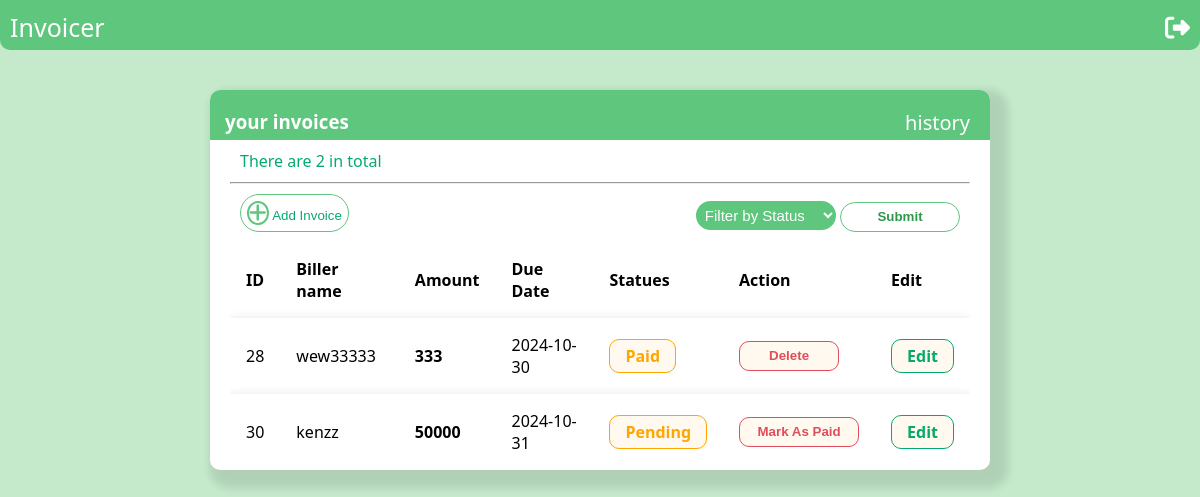
The page /invoices/list (signed in) on the database as committed earlier.
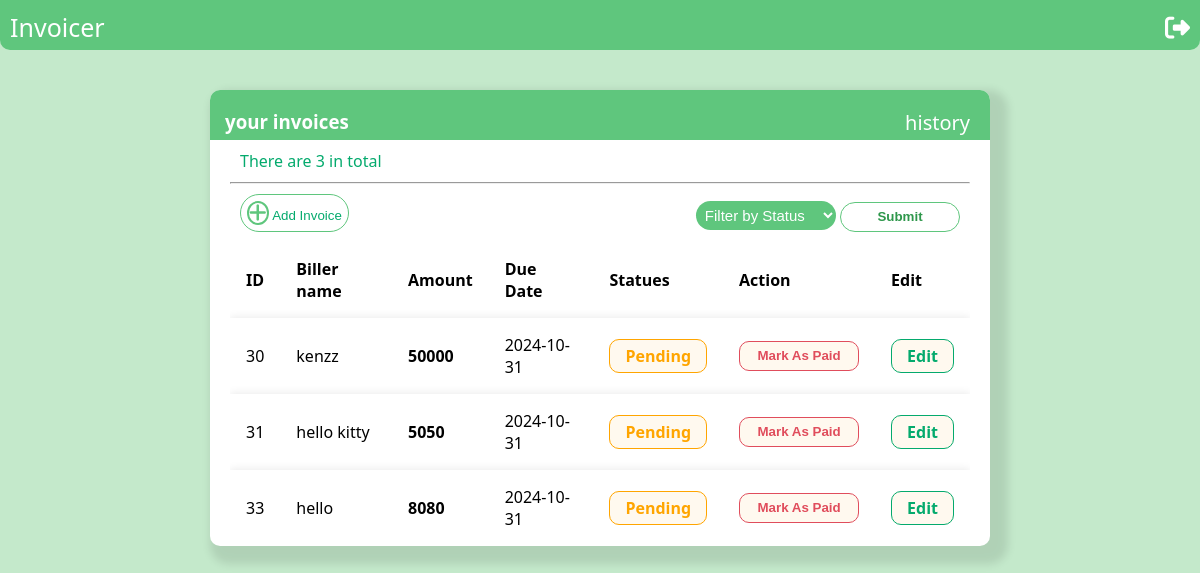
The same page on the database as committed later.
### app/models/invoice.py (models this page shows, shortened)
class Invoice(db.Model):
    id= db.Column(db.Integer, primary_key=True)
    issuer=db.Column(db.String(100), nullable=False)
    status=db.Column(db.String(100), nullable=False)
    amount=db.Column(db.Integer, nullable=False)
    date_issued=db.Column(db.Date, nullable=False)
    due_date=db.Column(db.Date, nullable=False)
    user_id=db.Column(db.Integer, db.ForeignKey(Users.id))

### app/invoices/routes.py (the view)
@invoices_bp.route('/list', methods=['GET'])
@login_required
def list():
   status_arg = request.args.get('status')
   if status_arg is None:
      invoices = Invoice.query.filter_by(user_id=current_user.id)
   else:
      invoices = Invoice.query.filter(and_(Invoice.user_id == current_user.id , Invoice.status == status_arg))
   return render_template('homePage.html', invoices=invoices)

### app/models/users.py (called while the page is built)
@login_manager.user_loader
def load_user(user_id):
    return Users.query.get(user_id)

### app/templates/homePage.html (shortened to what this page needs)
<!DOCTYPE html>
<html lang="en">
  <head>
    <link rel="stylesheet" href="../static/style.css" />
    <link
      rel="stylesheet"
      href="https://cdnjs.cloudflare.com/ajax/libs/font-awesome/6.6.0/css/all.min.css"
    />
  </head>
  <body>
    <div class="mainPage">
      <div class="mainNav">
        <a class="active" href="#home">Invoicer</a>
        <a href="{{url_for('users.logout')}}" ><i class="fa-solid fa-right-from-bracket"></i></a>
      </div>
      <main class="mainSection">
        <div class="topnav">
          <h3>your invoices</h3>
          <h3> <a class="history" href="{{url_for("invoices.get_history")}}">history</a> </h3>
        </div>
        <div class="totalForm">
          <div class="header">
              <p id="totalNumber">There are {{invoices.count()}} in total</p>
            <hr>
            <div class="buttons-part">
              <button class="add">
                <i class="fa-solid fa-plus"></i>
                <a class="add-link" href="{{url_for('invoices.add')}}">
                Add Invoice
              </a>
            </button>
              <div>
                <form action="{{url_for("invoices.list")}}" method="GET" >
                 <div class="filter">
                  <select name="status" id="filter-status" class="filter-status">
                    <option value="">Filter by Status</option>
                  </select>
                  <button class="submit-btn" type="submit">Submit</button>
                 </div>
                </form>
              </div>
            </div>
          </div>
          <div class="table" >
            <table >
              <thead>
                <th>ID</th>
                <th>Biller name</th>
                <th>Amount</th>
                <th>Due Date</th>
                <th>Statues</th>
                <th>Action</th>
                <th>Edit</th>
              </thead>
              <tbody id="invoicesRow">
                {% for item in invoices %}
                <tr>
                  <td>{{item.id}}</td>
                  <td>{{item.issuer}}</td>
                  <td><B>{{item.amount}}</B></td>
                  <td>{{item.due_date}}</td>
                  <td> <a class="statues">{{item.status}}</a></td>
                  <td>
                    {% if item.status == 'Paid' %} <button class="deleteBtn" id="deleteBtn" onclick="deleteInvoice('{{item.id}}')">Delete</button> {% endif %}
                    {% if item.status == 'Pending' %} <button class="markAsPaidBtn" id="markAsPaidBtn" onclick="markInvoiceAsPaid('{{item.id}}')">Mark As Paid</button>{% endif %}  </td>
                    <td  ><a class="editBtn"  href="{{url_for('invoices.update', id=item.id)}}">Edit</a></td>
                  </tr>
                {% endfor %}
            </tbody>
            </table>
          </div>
        </div>
      </main>
    </div>
  </body>
</html>

### app/static/style.css (style rules this page uses)
body { margin: 0; padding: 0; font-family:'Segoe UI', Tahoma, Geneva, Verdana, sans-serif; background-color:#C4E9CB; }
.mainPage { height: 100vh; }
.mainSection { height: auto; margin: auto; width: 65%; background-color: #FFFFFF; border-radius: 10px; box-shadow: 9px 9px 9px 9px rgba(0,0,0,0.1); }
.mainNav { overflow: hidden; background-color: #5FC67D; display: flex; justify-content: space-between; border-radius: 0 0 10px 10px; height: 50px; margin-bottom: 40px }
.mainNav a { color: white; font-weight: 500; text-align: center; padding: 10px; text-decoration: none; font-size: 25px; }
.topnav { overflow: hidden; background-color: #5FC67D; display: flex; justify-content: space-between; border-radius: 10px 10px 0 0; height: 50px; color: white; padding: 0 15px 0 15px; }
.history { text-decoration: none; font-size: 20px; font-weight: 500; color: white; margin: 5px; padding: 0; }
.totalForm { padding:0 20px 0 20px; }
#totalNumber { color:#04AA6D; margin: 10px; font-weight: 500; }
.buttons-part { display: flex; justify-content: space-between; margin: 10px; }
.add { border-radius: 50px; background-color: #FFFFFF; color:#2e974b; font-weight: 700; border:1px solid #5FC67D; }
.fa-plus { font-size: 20px; color: #5FC67D; text-align: center; border-radius: 50%; background-color: white; border: 2px solid #5FC67D; }
.add-link { text-decoration: none; color:#04AA6D; font-weight: 500; }
.filter-status { margin-top: 7px; width: 140px; font-size: 15px; padding: 5px; border-radius: 50px; background-color: #5FC67D; border: none; color: white; font-weight: 500; cursor: pointer; }
.table { overflow-x:auto; }
table { border-collapse: collapse; width: 100%; }
.markAsPaidBtn { background-color: #FFF9EF; width: 120px; height: 30px; padding:5px 15px 5px 15px; border-radius: 10px; color: #E04D5C; font-weight: 600; border: 1px solid #E04D5C; cursor: pointer; }
.editBtn { background-color: #FFF9EF; width: 100px; height: 30px; padding:5px 15px 5px 15px; border-radius: 10px; color: #04AA6D; font-weight: 600; border: 1px solid #04AA6D; text-decoration: none; cursor: pointer; }
th, td { text-align: left; padding: 16px; }
tr { margin-top: 10px; background-color: #ffffff; box-shadow: 0px 0px 9px 0px rgba(0,0,0,0.1); }
.statues { background-color: #FFF9EF; width: 30px; height: 30px; padding:5px 15px 5px 15px; border-radius: 10px; color: orange; font-weight: 600; border: 1px solid orange; cursor: pointer; }
.submit-btn { width: 120px; height: 30px; border-radius: 50px; background-color: #FFFFFF; color:#2e974b; font-weight: 700; border:1px solid #5FC67D; }

Rows that differ between the two databases and show on the page:
removed Invoice: id "28", issuer "wew33333", amount "333", due_date "2024-10-30", status "Paid"
added Invoice: id "31", issuer "hello kitty", amount "5050", due_date "2024-10-31", status "Pending"
added Invoice: id "33", issuer "hello", amount "8080", due_date "2024-10-31", status "Pending"
Other text that changed with them:
{{ invoices.count() }}: "2" → "3"
